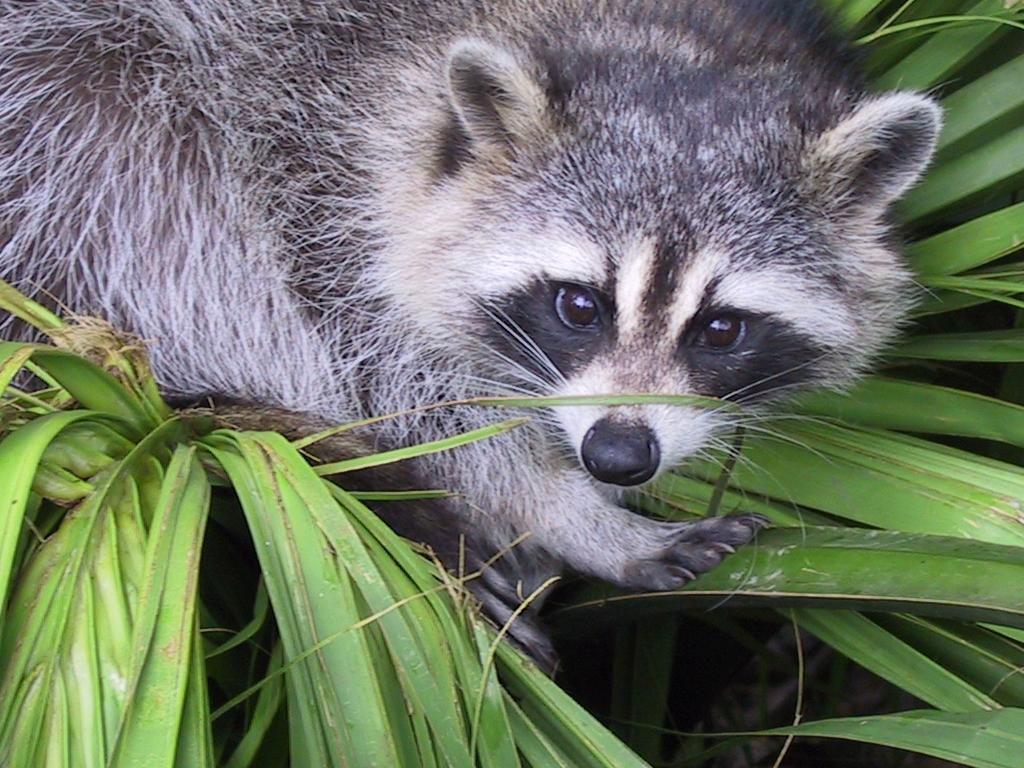
#> input picture Array/ex04/animal.jpeg, 1024 x 768 px
$ python rotate.py
#> lines starting #> are read from the running program, lines starting #| are printed output that depends on the picture
### Array/ex02/load_image.py
from PIL import Image
import numpy as np


def ft_load(path: str):
    """
Load an image from a file.
Print its format and return
its pixel content in RGB format.

Param:
    path (str): Path to the file.

Return:
    array: Pixel content in RGB format.
    """
#> called with path = 'animal.jpeg'
    try:
        image = Image.open(path)
#> image is the input picture: PIL image 1024x768 RGB; mean R, G, B 110.7, 117.7, 102.1
        print(f"Image format: {image.format}")
#| Image format: JPEG
        img = np.array(image)
        print(f"The shape of image is: {img.shape}")
#| The shape of image is: (768, 1024, 3)
        return img
    except FileNotFoundError:
        print(f"Error: The file '{path}' does not exist.")
    except Exception as e:
        print(f"Error: {e}")


# [9 lines left out: function main, not called in this run]

### Array/ex04/rotate.py
from PIL import Image
from load_image import ft_load
import numpy as np
import matplotlib.pyplot as plt


def main():
    """
The main function of the program.
Load an image, zoom on it, grey it and transposes it.
    """
    try:
        img = ft_load("animal.jpeg")
        if img is None:
            raise FileNotFoundError("File not found.")
        print(img)
#> (printed output is left out)
        zoomed_image = img[200:600, 400:800]
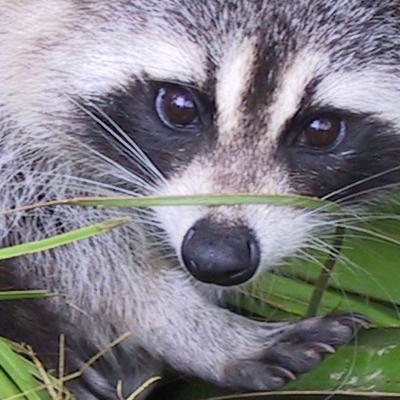
#> zoomed_image: shape (400, 400, 3); mean R, G, B 127.5, 126.2, 130.9
        zoomed_image = np.array(list(zip(*zoomed_image)))
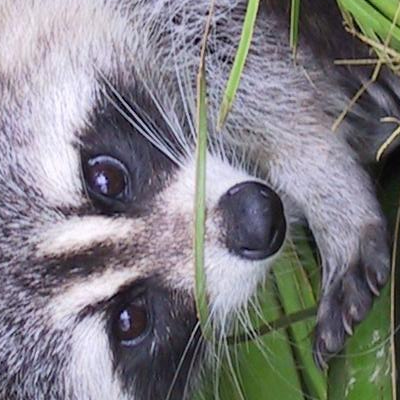
#> zoomed_image: shape (400, 400, 3); mean R, G, B 127.5, 126.2, 130.9
        zoomed_image = Image.fromarray(zoomed_image).convert("L")
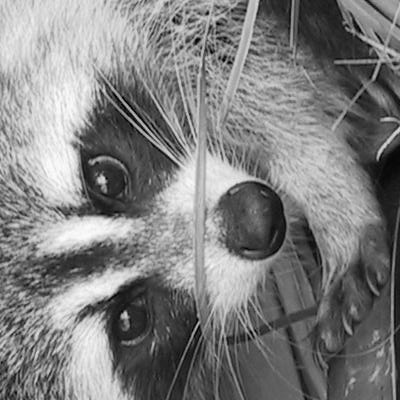
#> zoomed_image: PIL image 400x400 L; min 0, max 253, mean 127.1
        print("New shape after slicing:", zoomed_image.size)
#| New shape after slicing: (400, 400)
        print(np.array(zoomed_image))
#> (printed output is left out)
        plt.imshow(zoomed_image, cmap='gray')
        plt.axis('on')
        plt.show()
    except FileNotFoundError as e:
        print(f"{e}")
        exit(1)


if __name__ == "__main__":
    main()

$ run again, with Array/ex05/landscape.jpg copied over Array/ex04/animal.jpeg
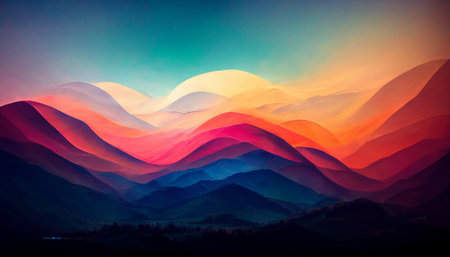
#> input picture Array/ex05/landscape.jpg, 450 x 257 px
#> in ft_load, image is the input picture: PIL image 450x257 RGB; mean R, G, B 98.7, 79.1, 89.1
#| Image format: JPEG
#| The shape of image is: (257, 450, 3)
#> (printed output is left out)
#> in main, `zoomed_image = np.array(list(zip(*zoomed_image)))`:
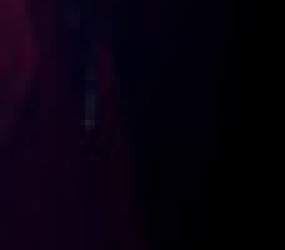
#> zoomed_image: shape (50, 57, 3) (shown 5 times larger); mean R, G, B 7.3, 0.9, 13
#> in main, `zoomed_image = Image.fromarray(zoomed_image).convert("L")`:
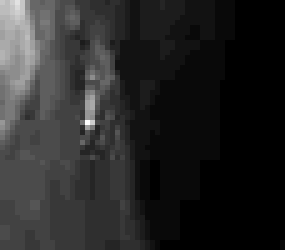
#> zoomed_image: PIL image 57x50 L (shown 5 times larger); min 0, max 27, mean 4.2; drawn with min black and max white
#| New shape after slicing: (57, 50)
#> (printed output is left out)
